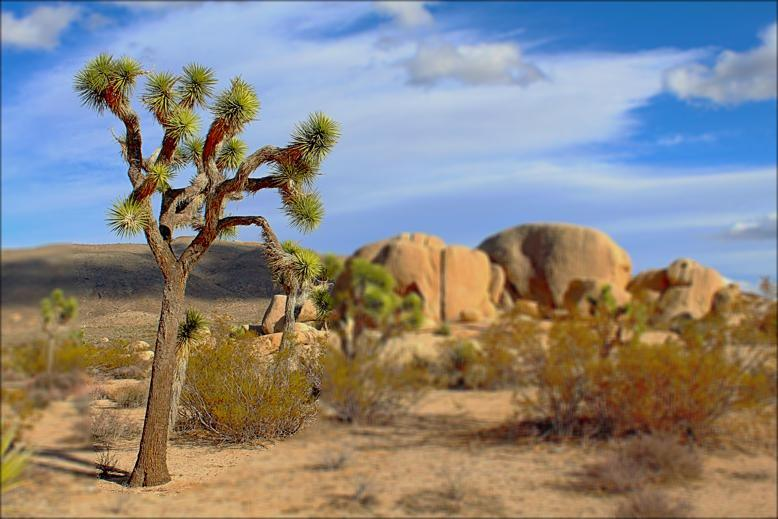
#> input picture data_tmp/MFI-WHU_01/MFI-WHU_01_A.jpg, 778 x 519 px
$ jupyter execute --allow-errors pni_op3_pyImgsCv.ipynb
#> lines starting #> are read from the running program, lines starting #| are printed output that depends on the picture
# Introducere in Prelucrarea Numerica a imaginilor utilizand Python

### Obiective lucrare de laborator:
- 1. Introducere in python si familiarizare cu modul de lucru in Jupyter Notebook
- 2. Intelegerea unor notiuni generale de lucru cu imaginile digitale
- 3. Posibilitatea de a dezvolta, de unii singuri, a un program de baza pentru porcesarea imaginilor (vezi exercitiu din scriptul: lab01_pyImgsCv_PrgBaza_Exercitiu)

### Intro PNI

Disciplina Prelucrarea Numerica a Imaginilor (PNI) își propune să abordeze perspectiva practică din dezvoltarea unei aplicații ca componentă a unui sistem ce include viziune computerizată.

Studenții se vor familiariza cu algoritmii de bază practici și simpli de prelucrare a imaginilor digitale utilizați în sistemele de viziune computerizată, oferind o posibilă bază de pregătire practică pentru activități de dezvoltare și cercetare în acest domeniu.

Accentul este pus pe modul de proiectare și implementare practică a algoritmilor de bază din procesarea sau analiza imaginilor digitale într-un mediu de programare.

Astfel, în cadrul orelor de la această disciplină se vor aplica câteva simplificări:
- se tratează doar imagini pe nivele de gri;
- se discută doar metode de baza de prelucrare, fără a se intra in algoritmi mai avansați care presupun utilizarea cascadată/ combinată a metodelor de bază;
- se va lucra cu imagini mici (de dimensiune/rezoluție redusă) pentru a ne putea axa pe efectul procesării date de algoritmul nostru, fără a fi influențați de efectul dat de interpolare/zoom la faza de vizualizare/afișare rezultat prin redimensionarea imaginilor.

### Pachete Python utilizate

Majoritatea pachetelor sunt instalate odata cu intalarea Anaconda, insa unele pachete necesita instalare suplimentara.

MOD INSTALARE PACHETE
- se rulează din - Anaconda Prompt – comenzile încep cu:     pip install ....

Pe parcursul lucrarii introductive vom utiliza urmatoarele pachete:
- tkinter - pentru o interactiune minimala in rularea lucrarilor (prompter deschidere/salvare imagine)
- cv2 - OpenCV - pentru gestionarea imaginilor (comanda instalare: pip install opencv-contrib-python –upgrade)
- matplotlib - pentru afisarea imaginilor si graficelor
- numpy - pentru operatii numerice la nivel scalar si de matrice

## Selectie fisier imagine

Pachet utilizat tkinter, subpachetul filedialog.

    tkinter - package (“Tk interface”) is the standard Python interface to the Tk GUI toolkit.
    tkinter.filedialog - module provides classes and functions for creating file/directory selection windows.

Modalitate import subpachet:

     from tkinter import filedialog

Functiile utilizate in lucrare:

    - tkinter.filedialog.askopenfile(mode="r", **options)
        - Create an Open dialog and return the opened file object(s) in read-only mode;

    - tkinter.filedialog.asksaveasfile(mode="w", **options)
        - Create a SaveAs dialog and return a file object opened in write-only mode.

La "options", se poate sa avem:

    parent - the window to place the dialog on top of
    title - the title of the window
    initialdir - the directory that the dialog starts in
    initialfile - the file selected upon opening of the dialog
    filetypes - a sequence of (label, pattern) tuples, ‘*’ wildcard is allowed
    defaultextension - default extension to append to file (save dialogs)
    multiple - when true, selection of multiple items is allowed

[cell 1]
# O sa cream o interfata minimala pentru selectia interactiva a unei imagini
# utilizam pachetul tkinter.filedialog
#    - folosim un prompter pentru a selecta o imagine

# importam subpachetele necesare
from tkinter import filedialog

# Selectie imagine si incarcarea numelui fisierului selectat intr-o variabilă
# ( numele fisierului este complet, continand si calea)
#      Setati ca prompterul pentru deschiderea imaginii sa deschida direct folderul cu imagini.
#           - initialdir = ? conform locatiei imaginilor de la voi din calculator
imgFileName =  filedialog.askopenfilename(initialdir = "D:/_TestImages/BerkeleyDataSet/",
                                          title = "Select file",
                                          filetypes = (("jpeg files","*.jpg"),("all files","*.*")))
#> the answer given: ../../data_tmp/MFI-WHU_01/MFI-WHU_01_A.jpg

print ("Fisierul selectat este: \n", imgFileName)

## Citirea si manipularea imaginilor

Pentru citirea si manipularea imaginilor o sa folosim pachetul OpenCv.

    OpenCV-Python is a library of Python bindings designed to solve computer vision problems.

Mod de a importa pachetul:

    import cv2

Functii utilizate in lucrarea curenta:

    - cv2.imread(path, flag) incarca imaginea in spatiu de culoare RGB, dar lucreaza cu ordinea canalelor sub forma BGR (primul B, G, si apoi R).
    - cv2.cvtColor(src, code[, dst[, dstCn]]) - avand in vedere ca functiile din matplotlib, care le folosim pentru ilustrarea imaginilor direct in notebook (si nu ca o fereastra exterioara), lucreaza cu forma RGB - astfel pentru a putea afisa corect se realizeaza o prima conversie de la BGR la RGB folosind comanda: imgRGB = cv2.cvtColor(imgBGR, cv2.COLOR_BGR2RGB)
    - cv2.calcHist()


 #### cv2.imread - load an image from the specified file:

Syntax: cv2.imread(path, flag)

Parameters:
    - path: A string representing the path of the image to be read.
    - flag: It specifies the way in which image should be read. It’s default value is cv2.IMREAD_COLOR.
    Alternatively, we can pass integer value for this flag
            cv2.IMREAD_COLOR : Loads a color image. Any transparency of image will be neglected (flag = 1).
            cv2.IMREAD_GRAYSCALE : Loads image in grayscale mode (flag = 0)
            cv2.IMREAD_UNCHANGED : Loads image as such including alpha channel (flag = -1)

Return Value: This method returns an image that is loaded from the specified file.

#### cv2.cvtColor - changing Color-space

Syntax: cv2.cvtColor(src, code[, dst[, dstCn]])

Parameters:
    - src: It is the image whose color space is to be changed.
    - code: It is the color space conversion code, among:
            cv2.COLOR_BGR2GRAY
            cv2.COLOR_BGR2RGB
            cv2.COLOR_BGR2HSV
    - dst: It is the output image of the same size and depth as src image. It is an optional parameter.
    - dstCn: It is the number of channels in the destination image. If the parameter is 0 then the number of the channels is derived automatically from src and code. It is an optional parameter.

Return Value: It returns an image.

## Afisarea imaginilor si a graficelor

Pentru afisarea imaginilor si a graficelor direct in notebook se utilizeaza pachetul matplotlib

Mod de a importa pachetul:

    import matplotlib.pyplot as plt

Functii utilizate:
    - plt.figure(figsize=(10,10));
    - plt.imshow(imgBGR);
    - plt.show()

[cell 2]
# Incarcare imagine cu openCv
import cv2
import matplotlib.pyplot as plt

imgBGR = cv2.imread(imgFileName) # Imaginea se citeste ca BGR
#> imgBGR is the input picture: shape (519, 778, 3); mean B, G, R 130.6, 134.1, 137.3
print("Afisare imagine ca BGR utilizand pachetul matplotlib - ilustrarea culorilor este gresita:")
fig = plt.figure(figsize=(10,10)); plt.imshow(imgBGR); plt.show()

print("Dupa conversie imagine in formatul RGB - ilustrarea culorilor este corecta:")
imgRGB = cv2.cvtColor(imgBGR, cv2.COLOR_BGR2RGB) # conversie la GBR
fig = plt.figure(figsize=(10,10)); plt.imshow(imgRGB); plt.show()

[cell 3]
# Afisare informatii despre imagine
# imgRGB - imaginea este o matrice de culori, fiecare culoare reprezentata prin 3 valori (R,G,B)
#        -
# imgRGB.shape - reprezinta rezolutia imaginii (Height x Width) si numarul de canale (channels)
# imgRGB.dtype - este tipul valorilor pentru reprezentarea intensitatii culorilor pe fiecare canal
#              = uint8 - reprezentare pe 8 biti fara semn, valori in intervalui {0, 1, ..., 255}

print("         Shape:" , imgRGB.shape, ", cele trei valori reprezinta: (Height, Width, channels)")
#|          Shape: (519, 778, 3) , cele trei valori reprezinta: (Height, Width, channels)
print("         Type :" , imgRGB.dtype)
#|          Type : uint8

Afisare informatii despre imagine:

[cell 4]
# Putem afisa valorile din imgRGB
# imgRGB - este o matrice 3D (Height, Width, channels)

imgRGB

[cell 5]
# Sau mai putem spune ca avem de aface cu 3 matrici

R = imgRGB[:,:,0]
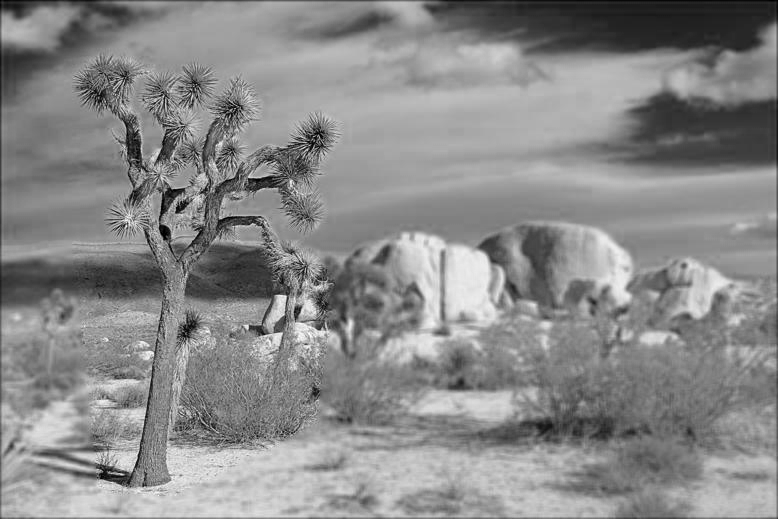
#> R: shape (519, 778); min 0, max 255, mean 137.3
G = imgRGB[:,:,1]
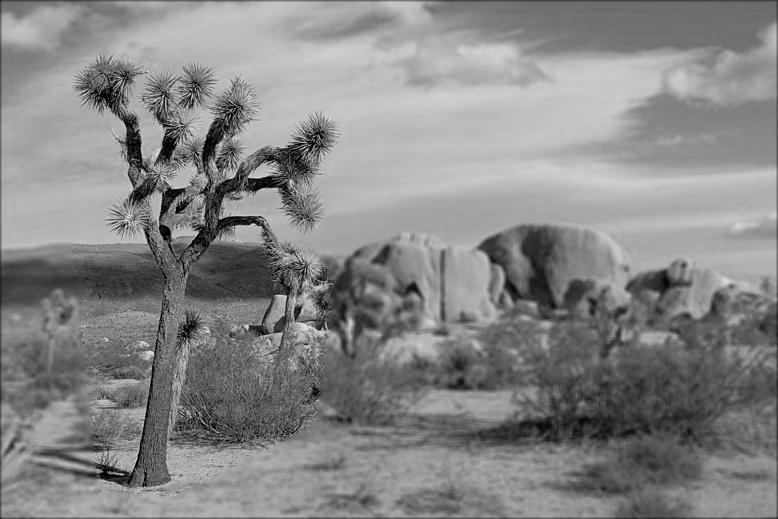
#> G: shape (519, 778); min 0, max 239, mean 134.1
B = imgRGB[:,:,2]
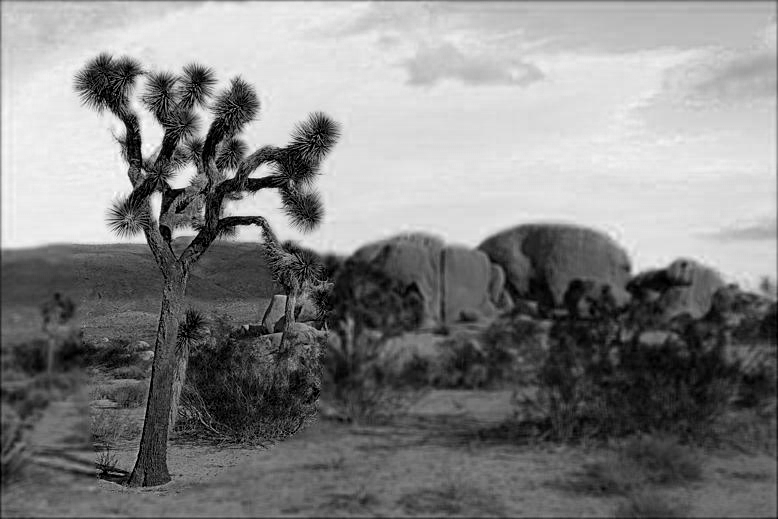
#> B: shape (519, 778); min 0, max 255, mean 130.6

print("imgRGB.shape: ", imgRGB.shape)
#| imgRGB.shape:  (519, 778, 3)
print("R.shape:      ", R.shape) # o singura componenta este o matrice 2D
#| R.shape:       (519, 778)
R

## Manipularea imaginilor pe nivele de gri
Citire imagine direct pe nivele de gri

[cell 6]
# functia imread din OpenCv permite sa citim imaginea direct pe nivele de gri
# daca adaugam parametrul cv2.IMREAD_GRAYSCALE sau 0 (cod pentru gri)

imgGray = cv2.imread(imgFileName, cv2.IMREAD_GRAYSCALE)
#> imgGray: shape (519, 778); min 0, max 238, mean 134.7

print( "Ilustrare imagine pe nivele de gri, imgGray.shape =  ", imgGray.shape)
#| Ilustrare imagine pe nivele de gri, imgGray.shape =   (519, 778)
fig = plt.figure(figsize=(10,10)); plt.imshow(imgGray, cmap = 'gray'); plt.show()

[cell 7]
histr = cv2.calcHist([imgGray],[0],None,[256],[0,256])
#> histr = 256 values, max 5258 at index 159, min 0 at index 225, mean 1577.3
fig = plt.figure(figsize=(20,3));
ax = fig.add_subplot(1,3, 1)
#> (the rest of this cell did not finish here and is left out)

Afisare valori imgGray

[cell 8]
# Afisare valori imgGray - matrice 2D
imgGray # calculati valoare gray pentru pozitia (x,y) plecand de la imgRGB

## Extragerea si afisarea componentelor din formatul RGB

[cell 9]
# Afisare imagine color intr-o fereastra externa Jupyter Notebook
# TREBUIE sa mergem pe imagine si sa apasam tasta Esc pentru a merge mai departe

while True:
    cv2.imshow('Img (press Esc to continuu)',imgBGR) # fiind functie din openCv folosim forma BGR

    # IF we've waited at least 1 ms AND we've pressed the Esc
    if cv2.waitKey(1) & 0xFF == 27:
#> (key Esc is pressed here)
        break

[cell 10]
print('\n   ----- INFO - Spatiu RGB - Componete si Histograme -----\n')
compName = ['R', 'G', 'B']
# Afisare componente R, G si B
fig = plt.figure(figsize=(20,10))
col = ('b','g','r')
for i in range(0,3):
    ax = fig.add_subplot(2,3,i+1)
    plt.imshow(imgRGB[:,:,i],cmap='gray', vmin=0, vmax=255)
    plt.title('Componenta ' + compName[i])
plt.show()
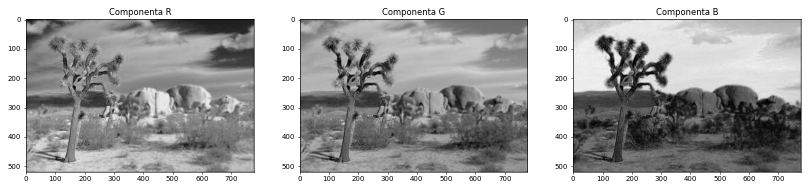
#> figure drawn by matplotlib, 3 panels

# Afisare histrograme componente R, G si B
fig = plt.figure(figsize=(20,2))
color = ('r','g','b')
for i,col in enumerate(color):
    histr = cv2.calcHist([imgRGB],[i],None,[256],[0,256])
    ax = fig.add_subplot(1,3,i+1)
    plt.plot(histr,color = col)
    plt.xlim([0,256])
plt.show()
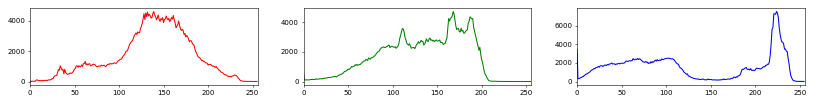
#> figure drawn by matplotlib, 3 panels; panel 1: curve peaks at x = 139, y = 4597; panel 2: curve peaks at x = 168, y = 4728; panel 3: curve peaks at x = 224, y = 7537

[cell 11]
# Modificare valori dintr-o regiune din imagine
#   cu o valoare color constanta
plt.imshow(imgRGB); plt.show();
imgRGB[220:230,230:249,:] = [255,0,255]
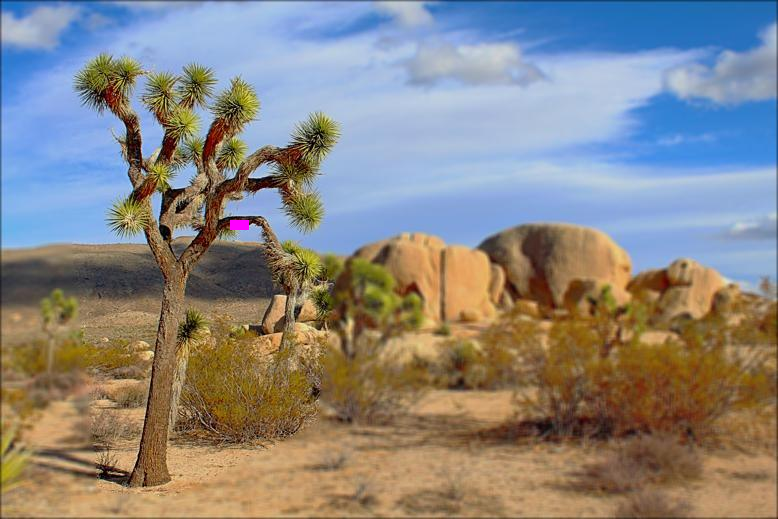
#> imgRGB: shape (519, 778, 3); mean R, G, B 137.3, 134.1, 130.6
plt.imshow(imgRGB); plt.show();

[cell 12]
imgRGB_m = imgRGB.copy()
imgRGB_m[:,:,0] = 0
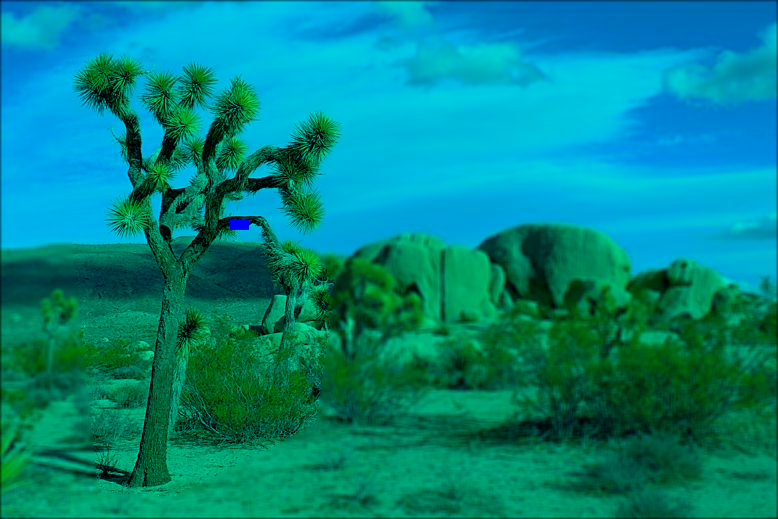
#> imgRGB_m: shape (519, 778, 3); mean R, G, B 0, 134.1, 130.6
#imgRGB_m[:,:,1] = 128
plt.imshow(imgRGB_m); plt.show();

[cell 13]
cv2.destroyAllWindows() # se inchide fereastra externa cu imaginea afisata

[cell 14]
# import only asksaveasfile from filedialog
# which is used to save file in any extension
# Atentie - se trece si extensia imaginii (.jpg, .bmp, etc)

imgSaveFileName = filedialog.asksaveasfile(title = 'Save',
                                         filetypes = [('All Files', '*.*'), ('JPG Files', '*.jpg')] )


print(imgSaveFileName.name)

cv2.imwrite(imgSaveFileName.name, imgRGB)
#> (this line was passed over: tkinter is not available in this run)
